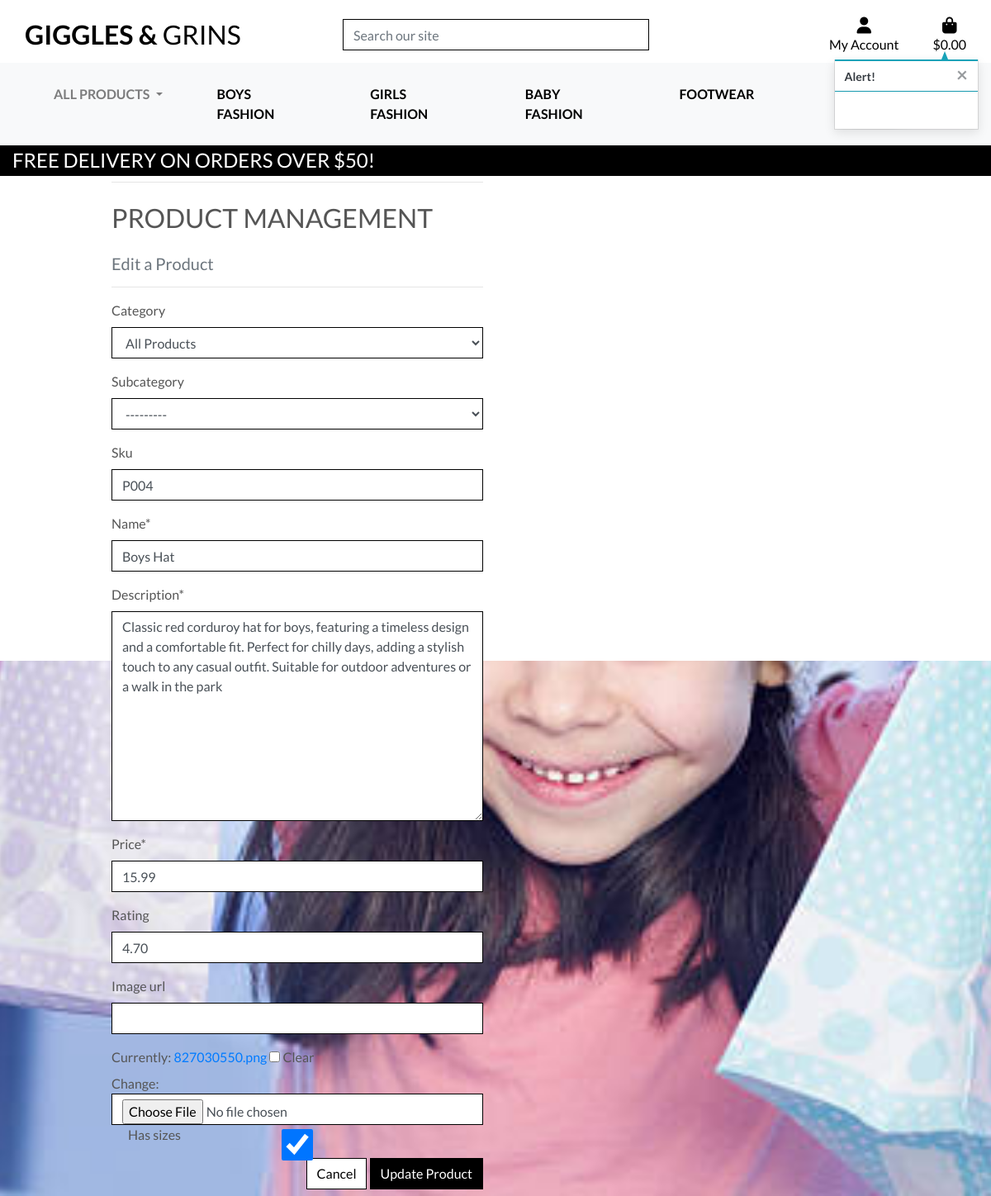
/products/edit/4/ (signed in), run on the app's committed database.
### products/models.py (models this page shows, shortened)
class Product(models.Model):
    category = models.ForeignKey('Category', null=True, blank=True, on_delete=models.SET_NULL)
    subcategory = models.ForeignKey('Subcategory', null=True, blank=True, on_delete=models.SET_NULL, related_name="products")
    sku = models.CharField(max_length=254, null=True, blank=True)
    name = models.CharField(max_length=254)
    description = models.TextField()
    has_sizes = models.BooleanField(default=False, null=True, blank=True)
    price = models.DecimalField(max_digits=6, decimal_places=2)
    rating = models.DecimalField(max_digits=6, decimal_places=2, null=True, blank=True)
    image_url = models.URLField(max_length=1024, null=True, blank=True)
    image = models.ImageField(upload_to='product_images/', blank=True, null=True)
    has_sizes = models.BooleanField(default=True)

### products/views.py (the view)
# urls.py: path('edit/<int:product_id>/', views.edit_product, name='edit_product'),
@login_required
def edit_product(request, product_id):
    if not request.user.is_superuser:
        messages.error(request, 'Sorry, only store owners can do that.')
        return redirect(reverse('home'))
    product = get_object_or_404(Product, pk=product_id)
    if request.method == 'POST':
        form = ProductForm(request.POST, request.FILES, instance=product)
        if form.is_valid():
            form.save()
            messages.success(request, 'Successfully updated product!')
            return redirect(reverse('product_detail', args=[product.id]))
        else:
            messages.error(request, 'Failed to update product. Please ensure the form is valid.')
    else:
        form = ProductForm(instance=product)
        messages.info(request, f'You are editing {product.name}')
    template = 'products/edit_product.html'
    context = {
        'form': form,
        'product': product,
    }
    return render(request, template, context)

### products/forms.py
class ProductForm(forms.ModelForm):
    class Meta:
        model = Product
        fields = '__all__'
    def __init__(self, *args, **kwargs):
        super().__init__(*args, **kwargs)
        for field_name, field in self.fields.items():
            field.widget.attrs['class'] = 'form-control border-black rounded-0'
        self.fields['category'].queryset = Category.objects.all()
        self.fields['category'].empty_label = None
        self.fields['subcategory'].queryset = Subcategory.objects.all()
        self.fields['category'].widget.attrs['placeholder'] = 'Select a category'
        self.fields['subcategory'].widget.attrs['placeholder'] = 'Select a subcategory'

### bag/contexts.py (called while the page is built, shortened)
def bag_contents(request):
    bag_items = []
    total = 0
    product_count = 0
    bag = request.session.get('bag', {})
    if total < settings.FREE_DELIVERY_THRESHOLD:
        delivery = total * Decimal(settings.STANDARD_DELIVERY_PERCENTAGE / 100)
        free_delivery_delta = settings.FREE_DELIVERY_THRESHOLD - total
    else:
        delivery = 0
        free_delivery_delta = 0
    grand_total = delivery + total
    context = {
        'bag_items': bag_items,
        'total': total,
        'product_count': product_count,
        'delivery': delivery,
        'free_delivery_delta': free_delivery_delta,
        'free_delivery_threshold': settings.FREE_DELIVERY_THRESHOLD,
        'grand_total': grand_total,
    }
    return context

### products/context_processors.py (called while the page is built)
def categories_with_subcategories(request):
    categories = Category.objects.prefetch_related("subcategories").all()
    return {"categories_with_subcategories": categories}

### products/models.py (called while the page is built)
    def __str__(self):
        return self.name

    def __str__(self):
        return self.name

### products/templates/products/edit_product.html (shortened to what this page needs)
{% extends "base.html" %}
{% load static %}
{% block page_header %}
    <div class="container header-container">
    </div>
{% endblock %}
{% block content %}
    <div class="overlay"></div>
    <div class="container">
        <div class="row">
            <div class="col-12 col-md-6">
                <hr>
                <h2 class="logo-font mb-4">Product Management</h2>
                <h5 class="text-muted">Edit a Product</h5>
                <hr>
            </div>
        </div>
        <div class="row">
            <div class="col-12 col-md-6">
                <form method="POST" action="{% url 'edit_product' product.id %}" class="form mb-2" enctype="multipart/form-data">
                    {% for field in form %}
                        {% if field.name != 'image' %}
                            {{ field | as_crispy_field }}
                        {% else %}
                            {{ field }}
                        {% endif %}
                    {% endfor %}
                    <div class="text-right">
                        <a class="btn btn-outline-black rounded-0" href="{% url 'products' %}">Cancel</a>
                        <button class="btn btn-black rounded-0" type="submit">Update Product</button>
                    </div>
                </form>
            </div>
        </div>
    </div>
{% endblock %}

### static/css/base.css (style rules this page uses)
html { height: 100%; margin: 0; padding: 0; }
body { background: url('/media/bckground_img.jpg') no-repeat center center fixed; background-size: cover; background-color: #ADD8E6; color: #555; font-family: 'Lato'; height: 100vh; }
.container { margin-top: 20px; }
.logo-font { text-transform: uppercase; text-align: left; }
h2.logo-font { margin-top:1.5rem ; }
.btn-black { background: black; color: white; }
.btn-outline-black { background: white; color: black !important; border: 1px solid black; }
.border-black { border: 1px solid black !important; }
.overlay { height: 100%; width: 100%; top: 0; left: 0; position: fixed; background: white; z-index: -1; height: 100vh; width: 100vw; }
@media (min-width: 1200px) { .container { max-width: 80%; } }
@media (min-width: 992px) { .header-container { padding-top: 164px; } }

### data on the page
Product: category "All Products" "---------" "P004" "Boys Hat" "Classic red corduroy hat for boys, featuring a timeless design and a comfortable fit. Perfect for chilly days, adding a stylish touch to any casual outfit. Suitable for outdoor adventures or a walk in the park" "15.99" "4.70" "☑"

### other printed values
{{ free_delivery_threshold }} "50"
